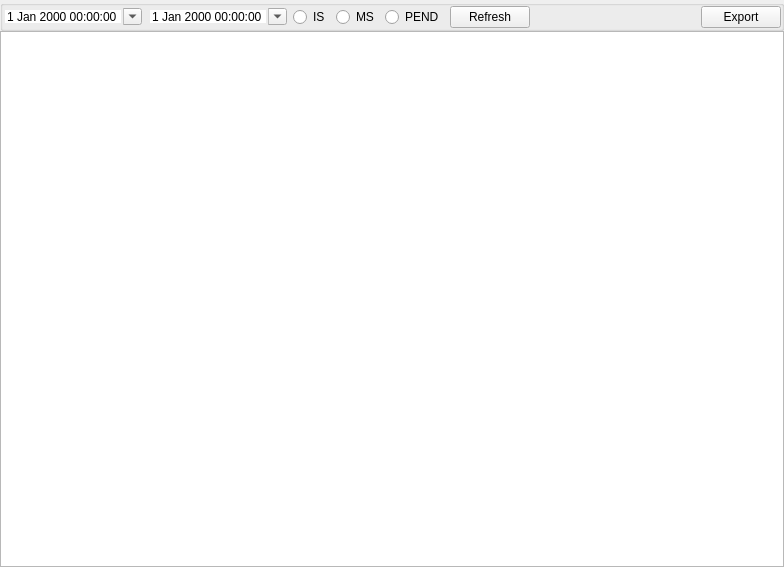
<?xml version="1.0" encoding="UTF-8"?>
<ui version="4.0">
 <class>StatementWidget</class>
 <widget class="QWidget" name="StatementWidget">
  <property name="geometry">
   <rect>
    <x>0</x>
    <y>0</y>
    <width>784</width>
    <height>567</height>
   </rect>
  </property>
  <property name="windowTitle">
   <string/>
  </property>
  <layout class="QGridLayout" name="gridLayout">
   <property name="leftMargin">
    <number>0</number>
   </property>
   <property name="topMargin">
    <number>0</number>
   </property>
   <property name="rightMargin">
    <number>0</number>
   </property>
   <property name="bottomMargin">
    <number>0</number>
   </property>
   <property name="spacing">
    <number>0</number>
   </property>
   <item row="0" column="0">
    <widget class="QGroupBox" name="treeWidgetOrder">
     <property name="sizePolicy">
      <sizepolicy hsizetype="Preferred" vsizetype="Preferred">
       <horstretch>0</horstretch>
       <verstretch>0</verstretch>
      </sizepolicy>
     </property>
     <property name="title">
      <string/>
     </property>
     <layout class="QHBoxLayout" name="horizontalLayout_2">
      <property name="spacing">
       <number>-1</number>
      </property>
      <property name="leftMargin">
       <number>0</number>
      </property>
      <property name="topMargin">
       <number>0</number>
      </property>
      <property name="rightMargin">
       <number>0</number>
      </property>
      <property name="bottomMargin">
       <number>0</number>
      </property>
      <item>
       <widget class="DateTimeEdit" name="start">
        <property name="frame">
         <bool>false</bool>
        </property>
        <property name="calendarPopup">
         <bool>true</bool>
        </property>
       </widget>
      </item>
      <item>
       <widget class="DateTimeEdit" name="end">
        <property name="frame">
         <bool>false</bool>
        </property>
        <property name="calendarPopup">
         <bool>true</bool>
        </property>
       </widget>
      </item>
      <item>
       <widget class="QRadioButton" name="rBtnIS">
        <property name="text">
         <string>IS</string>
        </property>
       </widget>
      </item>
      <item>
       <widget class="QRadioButton" name="rBtnMS">
        <property name="text">
         <string>MS</string>
        </property>
       </widget>
      </item>
      <item>
       <widget class="QRadioButton" name="rBtnPEND">
        <property name="text">
         <string>PEND</string>
        </property>
       </widget>
      </item>
      <item>
       <widget class="QPushButton" name="pBtnRefresh">
        <property name="text">
         <string>Refresh</string>
        </property>
       </widget>
      </item>
      <item>
       <spacer name="horizontalSpacer_3">
        <property name="orientation">
         <enum>Qt::Orientation::Horizontal</enum>
        </property>
        <property name="sizeHint" stdset="0">
         <size>
          <width>516</width>
          <height>17</height>
         </size>
        </property>
       </spacer>
      </item>
      <item>
       <widget class="QPushButton" name="pBtnExport">
        <property name="text">
         <string>Export</string>
        </property>
       </widget>
      </item>
     </layout>
    </widget>
   </item>
   <item row="1" column="0">
    <widget class="QTableView" name="tableView"/>
   </item>
  </layout>
 </widget>
 <customwidgets>
  <customwidget>
   <class>DateTimeEdit</class>
   <extends>QDateTimeEdit</extends>
   <header location="global">widget/datetimeedit.h</header>
  </customwidget>
 </customwidgets>
 <resources/>
 <connections/>
</ui>
